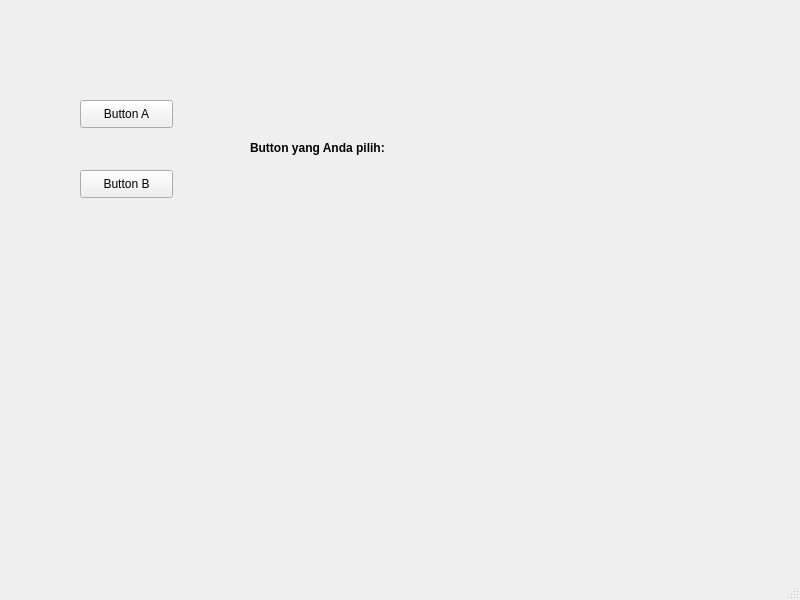
<?xml version="1.0" encoding="UTF-8"?>
<ui version="4.0">
 <class>MainWindow</class>
 <widget class="QMainWindow" name="MainWindow">
  <property name="geometry">
   <rect>
    <x>0</x>
    <y>0</y>
    <width>800</width>
    <height>600</height>
   </rect>
  </property>
  <property name="windowTitle">
   <string>MainWindow</string>
  </property>
  <widget class="QWidget" name="centralwidget">
   <widget class="QPushButton" name="pushButton">
    <property name="geometry">
     <rect>
      <x>80</x>
      <y>100</y>
      <width>93</width>
      <height>28</height>
     </rect>
    </property>
    <property name="text">
     <string>Button A</string>
    </property>
   </widget>
   <widget class="QPushButton" name="pushButton_2">
    <property name="geometry">
     <rect>
      <x>80</x>
      <y>170</y>
      <width>93</width>
      <height>28</height>
     </rect>
    </property>
    <property name="text">
     <string>Button B</string>
    </property>
   </widget>
   <widget class="QLabel" name="label">
    <property name="geometry">
     <rect>
      <x>250</x>
      <y>140</y>
      <width>181</width>
      <height>16</height>
     </rect>
    </property>
    <property name="font">
     <font>
      <weight>75</weight>
      <bold>true</bold>
     </font>
    </property>
    <property name="text">
     <string>Button yang Anda pilih:</string>
    </property>
   </widget>
  </widget>
  <widget class="QMenuBar" name="menubar">
   <property name="geometry">
    <rect>
     <x>0</x>
     <y>0</y>
     <width>800</width>
     <height>26</height>
    </rect>
   </property>
  </widget>
  <widget class="QStatusBar" name="statusbar"/>
 </widget>
 <resources/>
 <connections/>
</ui>
